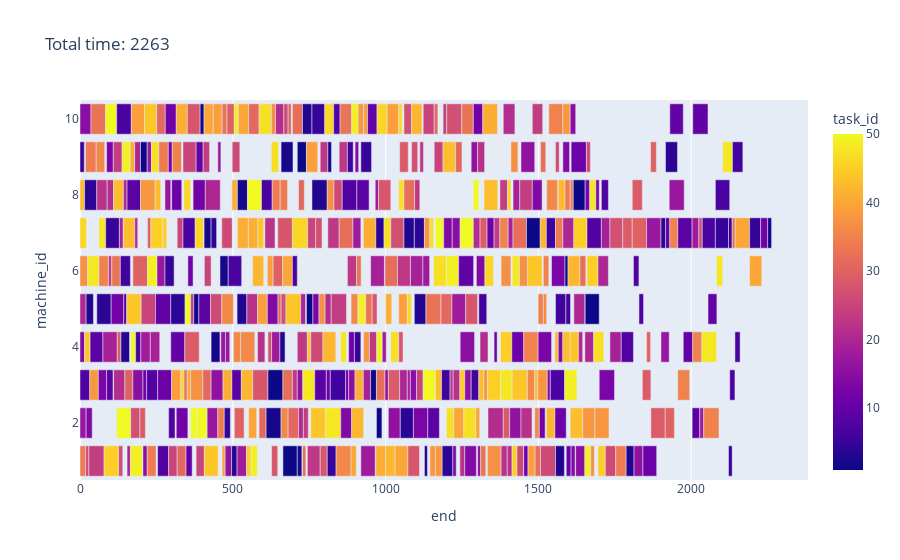

This figure's notebook cell:
### Code cell
visualize_schedule(random_geno.machine_table,random_geno.time)

### Figure 1 — Plotly figure (JSON) as saved in the notebook; plotly's stock layout.template omitted (floating-point values rounded to 4 significant figures; data arrays with more than 128 entries replaced by an {"elided": "..."} marker saying what was removed)
{"data": [{"alignmentgroup": "True", "base": {"elided": "550 int values"}, "hovertemplate": "start_time=%{base}<br>end=%{x}<br>machine_id=%{y}<br>task_id=%{marker.color}<extra></extra>", "legendgroup": "", "marker": {"color": {"elided": "550 int values"}, "coloraxis": "coloraxis", "pattern": {"shape": ""}}, "name": "", "offsetgroup": "", "orientation": "h", "showlegend": false, "textposition": "auto", "type": "bar", "x": {"elided": "550 int values"}, "xaxis": "x", "y": {"elided": "550 int values"}, "yaxis": "y"}], "layout": {"barmode": "relative", "coloraxis": {"colorbar": {"title": {"text": "task_id"}}, "colorscale": [[0, "#0d0887"], [0.1111, "#46039f"], [0.2222, "#7201a8"], [0.3333, "#9c179e"], [0.4444, "#bd3786"], [0.5556, "#d8576b"], [0.6667, "#ed7953"], [0.7778, "#fb9f3a"], [0.8889, "#fdca26"], [1, "#f0f921"]]}, "legend": {"tracegroupgap": 0}, "title": {"text": "Total time: 2263"}, "xaxis": {"anchor": "y", "domain": [0, 1], "title": {"text": "end"}}, "yaxis": {"anchor": "x", "domain": [0, 1], "title": {"text": "machine_id"}}}}
